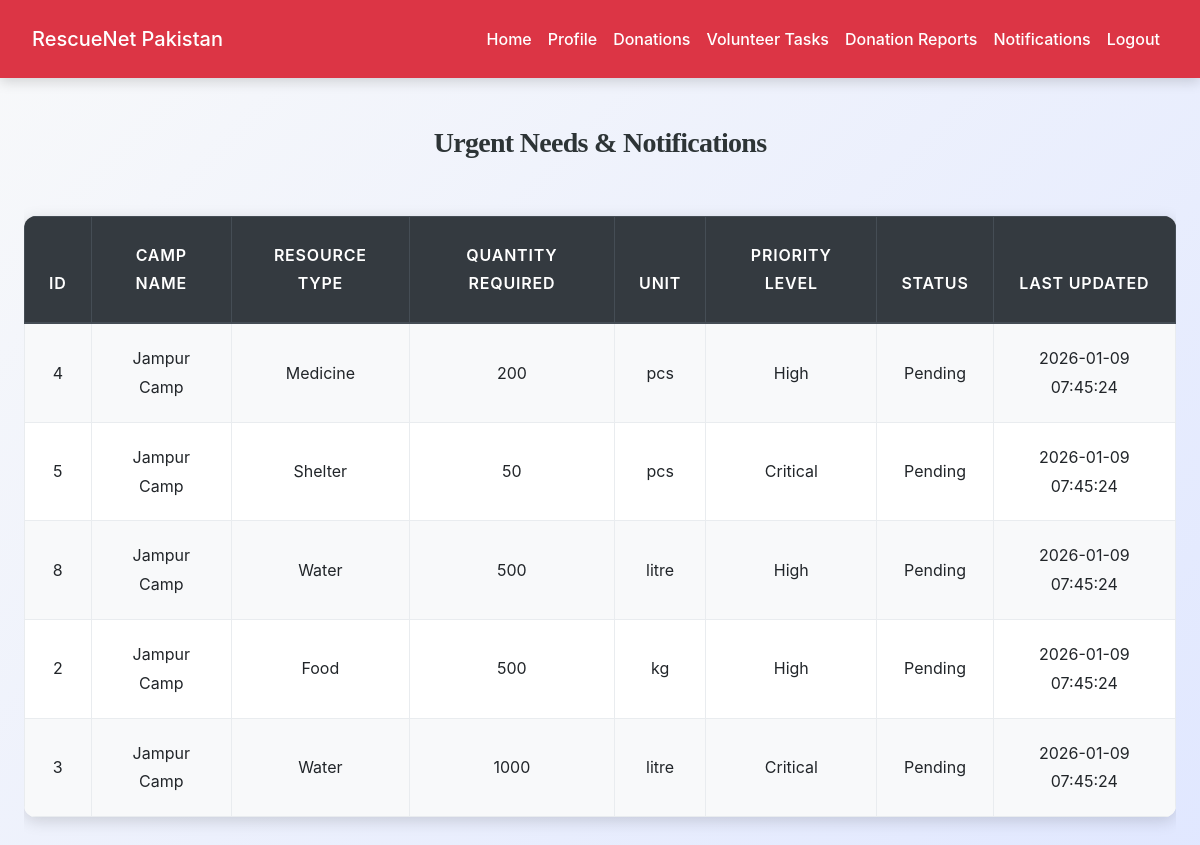
Page /supporter/notifications.php (signed in) on the committed database.
### tables this page shows
CREATE TABLE `camp_needs` (
  `id` int(11) NOT NULL,
  `camp_id` int(11) NOT NULL,
  `resource_type` enum('food','water','medicine','shelter','clothing','other') NOT NULL,
  `quantity_required` int(11) NOT NULL,
  `unit_type` enum('kg','litre','pcs','other') DEFAULT 'pcs',
  `priority_level` enum('low','medium','high','critical') NOT NULL,
  `status` enum('pending','partial','fulfilled') DEFAULT 'pending',
  `updated_at` timestamp NOT NULL DEFAULT current_timestamp() ON UPDATE current_timestamp()
);

CREATE TABLE `relief_camps` (
  `id` int(11) NOT NULL,
  `camp_name` varchar(200) NOT NULL,
  `province` varchar(100) DEFAULT NULL,
  `district` varchar(100) DEFAULT NULL,
  `location_details` text DEFAULT NULL,
  `capacity` int(11) DEFAULT NULL,
  `current_occupancy` int(11) DEFAULT 0,
  `facilities` text DEFAULT NULL,
  `manager_id` int(11) DEFAULT NULL,
  `created_at` timestamp NOT NULL DEFAULT current_timestamp()
);

### supporter/notifications.php (the view, shortened to what this page needs)
<?php
include('../config.php');
$needs_sql = "
SELECT cn.id, rc.camp_name, cn.resource_type, cn.quantity_required, cn.unit_type, cn.priority_level, cn.status, cn.updated_at
FROM camp_needs cn
JOIN relief_camps rc ON cn.camp_id = rc.id
WHERE cn.priority_level IN ('high','critical') AND cn.status='pending'
ORDER BY cn.updated_at DESC
";
$needs_result = mysqli_query($conn, $needs_sql);
?>
<!DOCTYPE html>
<html>
<head>
    <link rel="stylesheet" href="https://maxcdn.bootstrapcdn.com/bootstrap/4.5.2/css/bootstrap.min.css">
    <link rel="stylesheet" href="../css/style.css">
</head>
<body>
<?php include('navbar.php'); ?>
<div class="container mt-5">
    <h3 class="text-center mb-4">Urgent Needs & Notifications</h3>
    <?php if(mysqli_num_rows($needs_result) > 0): ?>
        <div class="table-responsive">
            <table class="table table-bordered table-striped">
                <thead class="thead-dark">
                    <tr>
                        <th>ID</th>
                        <th>Camp Name</th>
                        <th>Resource Type</th>
                        <th>Quantity Required</th>
                        <th>Unit</th>
                        <th>Priority Level</th>
                        <th>Status</th>
                        <th>Last Updated</th>
                    </tr>
                </thead>
                <tbody>
                    <?php while($n = mysqli_fetch_assoc($needs_result)): ?>
                    <tr>
                        <td><?= $n['id'] ?></td>
                        <td><?= htmlspecialchars($n['camp_name']) ?></td>
                        <td><?= ucfirst($n['resource_type']) ?></td>
                        <td><?= $n['quantity_required'] ?></td>
                        <td><?= $n['unit_type'] ?></td>
                        <td><?= ucfirst($n['priority_level']) ?></td>
                        <td><?= ucfirst($n['status']) ?></td>
                        <td><?= $n['updated_at'] ?></td>
                    </tr>
                    <?php endwhile; ?>
                </tbody>
            </table>
        </div>
    <?php else: ?>
        <div class="alert alert-info text-center">No urgent needs at the moment.</div>
    <?php endif; ?>
</div>
</body>
</html>

### css/style.css (style rules this page uses)
:root { --primary: #007bff; --secondary: #6c757d; --success: #28a745; --info: #17a2b8; --warning: #ffc107; --danger: #dc3545; --light: #f8f9fa; --dark: #2d3436; --accent: #ff6f61; --highlight: #6f42c1; --shadow: rgba(0, 0, 0, 0.15); --transition: all 0.3s ease-in-out; }
body { font-family: 'Inter', 'Segoe UI', Tahoma, Geneva, Verdana, sans-serif; background: linear-gradient(135deg, var(--light) 0%, #e0e7ff 100%); color: var(--dark); line-height: 1.8; margin: 0; padding: 0; min-height: 100vh; font-size: 16px; }
h1, h2, h3, h4 { text-align: center; margin: 2.5rem 0; font-family: 'Georgia', 'Times New Roman', serif; color: var(--dark); font-weight: 700; letter-spacing: -0.025em; }
h3 { font-size: 1.75rem; }
.container { max-width: 1200px; margin: 0 auto 3rem; padding: 0 1.5rem; }
.table { width: 100%; border-collapse: collapse; margin: 2rem 0; font-size: 1rem; background-color: #ffffff; border-radius: 12px; overflow: hidden; box-shadow: 0 4px 16px var(--shadow); transition: var(--transition); }
.table th, .table td { padding: 1.25rem; border: 1px solid #e9ecef; text-align: center; vertical-align: middle; }
.table thead th { background-color: rgb(0, 0, 0); color: white; font-weight: 600; text-transform: uppercase; letter-spacing: 0.05em; padding: 1.5rem; }
.table tbody tr { transition: var(--transition); }
.table tbody tr:nth-child(odd) { background-color: var(--light); }

### rows in the picture
camp_needs: id "4", camp.camp_name "Jampur Camp", resource_type "Medicine", quantity_required "200", unit_type "pcs", priority_level "High", status "Pending", updated_at "2026-01-09 07:45:24"
camp_needs: id "5", camp.camp_name "Jampur Camp", resource_type "Shelter", quantity_required "50", unit_type "pcs", priority_level "Critical", status "Pending", updated_at "2026-01-09 07:45:24"
camp_needs: id "8", camp.camp_name "Jampur Camp", resource_type "Water", quantity_required "500", unit_type "litre", priority_level "High", status "Pending", updated_at "2026-01-09 07:45:24"
camp_needs: id "2", camp.camp_name "Jampur Camp", resource_type "Food", quantity_required "500", unit_type "kg", priority_level "High", status "Pending", updated_at "2026-01-09 07:45:24"
camp_needs: id "3", camp.camp_name "Jampur Camp", resource_type "Water", quantity_required "1000", unit_type "litre", priority_level "Critical", status "Pending", updated_at "2026-01-09 07:45:24"
